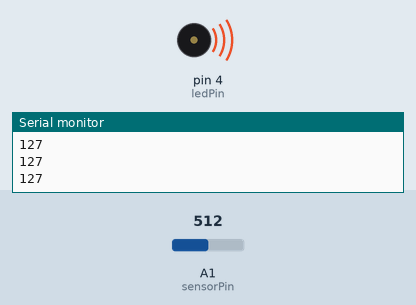
Simulated run of this sketch. Board: Arduino Uno, built with avr-gcc and run on an emulated ATmega328P. Shown: buzzer (waves = sounding), the last lines printed to the serial monitor. The inputs (shaded band) are chosen by the test bench; at power-on: A1 (sensorPin) = 512.

Above: at 1.2 s.
1.3 s: A1 (sensorPin) set to 0
At 2.1 s:
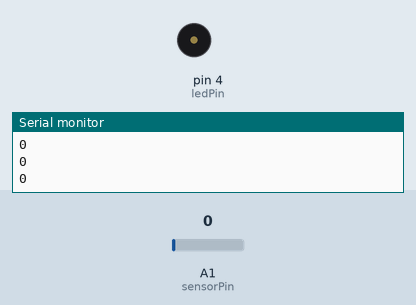
2.8 s: A1 (sensorPin) set to 122
At 3.4 s:
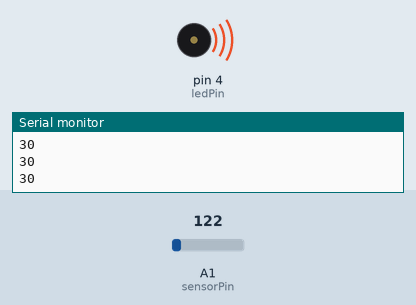
Timing chart, 0 to 5.8 s (numbered marks = the images above; inputs shaded):
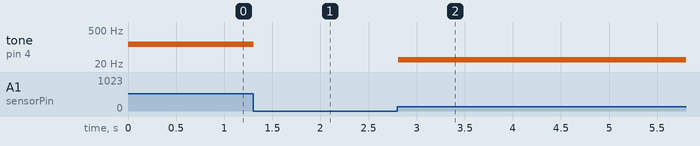

The sketch:

sensor_.ino
```cpp
int sensorPin = A1;     // select the input pin for the potentiometer
int ledPin = 4;      // select the pin for the LED
int sensorValue = 0;  // variable to store the value coming from the sensor
int valorConvertido = 0;
void setup() {
  // declare the ledPin as an OUTPUT:
  pinMode(ledPin, OUTPUT);
  Serial.begin(9600);
}

void loop() {
      sensorValue = analogRead(sensorPin);
      valorConvertido=map(sensorValue,0,1023,0,255);

       Serial.println(valorConvertido );


        tone(ledPin, valorConvertido);

    delay(100);
}
```

Measured:
- after the input at 1.3 s, tone on pin 4 (ledPin): 127 Hz → silent at once
- after the input at 2.8 s, tone on pin 4 (ledPin): silent → 30 Hz at once
